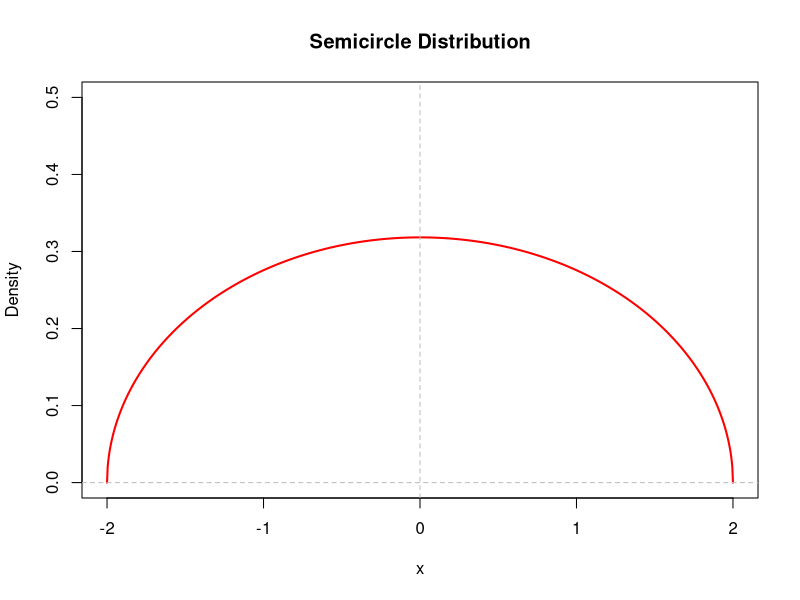

R code for this plot:
# Define the function
semicircle <- function(x) {
  1/(2*pi) * sqrt(4 - x^2)
}

# Generate x values from -2 to 2
x_vals <- seq(-2, 2, length.out = 1000)

# Compute y values
y_vals <- semicircle(x_vals)

# Plot the semicircle
plot(x_vals, y_vals, type = "l", lwd = 2, col = "red",
     xlab = "x", ylab = "Density", main = "Semicircle Distribution",
     ylim = c(0, 0.5))

# Add axis lines
abline(h = 0, v = 0, col = "gray", lty = 2)